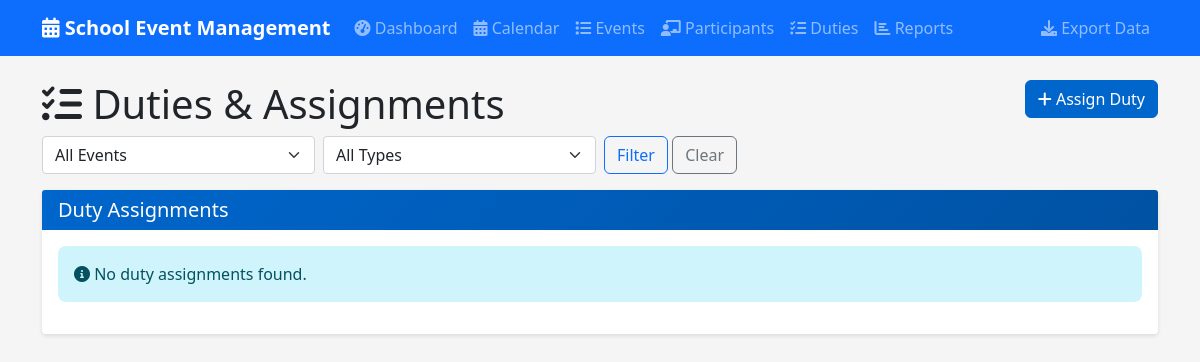
The app's page /duties, older data.
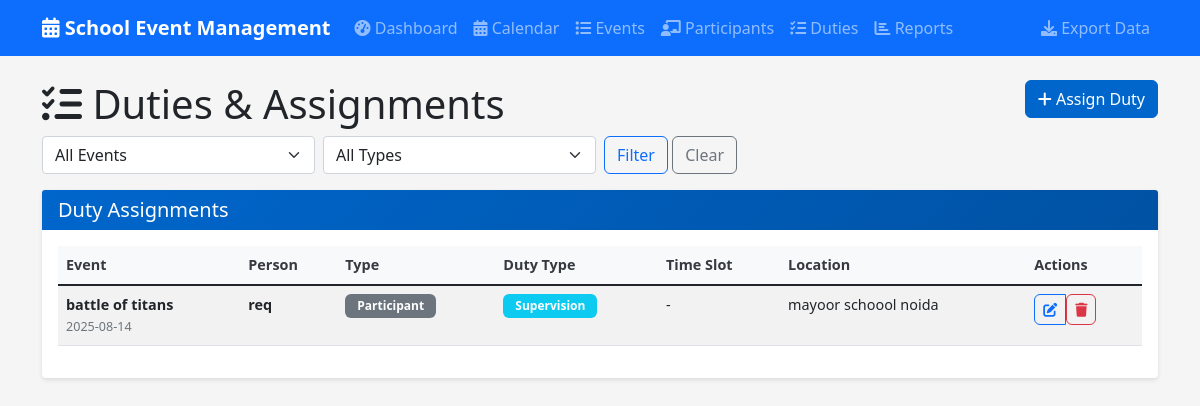
The same page, newer data.
### tables this page shows
CREATE TABLE duties (
            id INTEGER PRIMARY KEY AUTOINCREMENT,
            event_id INTEGER NOT NULL,
            participant_id INTEGER NOT NULL,
            duty_type TEXT NOT NULL,
            time_slot TEXT,
            location TEXT,
            notes TEXT,
            assigned_at TIMESTAMP DEFAULT CURRENT_TIMESTAMP, duty_date DATE, start_time TIME, end_time TIME, description TEXT,
            FOREIGN KEY (event_id) REFERENCES events (id) ON DELETE CASCADE,
            FOREIGN KEY (participant_id) REFERENCES participants (id) ON DELETE CASCADE
        );

CREATE TABLE events (
            id INTEGER PRIMARY KEY AUTOINCREMENT,
            name TEXT NOT NULL,
            type TEXT NOT NULL,
            event_date DATE NOT NULL,
            start_time TIME NOT NULL,
            end_time TIME NOT NULL,
            venue TEXT NOT NULL,
            description TEXT,
            host_school TEXT NOT NULL,
            participating_schools TEXT,
            status TEXT DEFAULT 'upcoming',
            created_at TIMESTAMP DEFAULT CURRENT_TIMESTAMP
        );

CREATE TABLE participants (
            id INTEGER PRIMARY KEY AUTOINCREMENT,
            name TEXT NOT NULL,
            type TEXT NOT NULL CHECK (type IN ('student', 'teacher')),
            class_dept TEXT NOT NULL,
            contact TEXT,
            emergency_contact TEXT,
            created_at TIMESTAMP DEFAULT CURRENT_TIMESTAMP
        );

### app.py (the view)
@app.route('/duties')
def duties():
    conn = get_db_connection()
    duties = conn.execute('''
        SELECT d.*, e.name as event_name, e.event_date as event_date,
               p.name as person_name, 'Participant' as person_type
        FROM duties d
        JOIN events e ON d.event_id = e.id
        JOIN participants p ON d.participant_id = p.id
        ORDER BY e.event_date
    ''').fetchall()
    events = conn.execute('SELECT id, name, event_date FROM events ORDER BY event_date').fetchall()
    participants = conn.execute('SELECT id, name, class_dept FROM participants ORDER BY name').fetchall()
    conn.close()
    return render_template('duties.html', duties=duties, events=events,
                         participants=participants)

### app.py (called while the page is built)
def get_db_connection():
    conn = sqlite3.connect('events.db')
    conn.row_factory = sqlite3.Row
    return conn

### templates/duties.html (shortened to what this page needs)
{% extends "base.html" %}
{% block content %}
<div class="row">
    <div class="col-md-6">
        <h1><i class="fas fa-tasks"></i> Duties & Assignments</h1>
    </div>
    <div class="col-md-6 text-end">
        <a href="{{ url_for('add_duty') }}" class="btn btn-primary">
            <i class="fas fa-plus"></i> Assign Duty
        </a>
    </div>
</div>
<div class="row mb-3">
    <div class="col-md-12">
        <form method="GET" class="row g-2">
            <div class="col-md-3">
                <select name="event" class="form-select" onchange="this.form.submit()">
                    <option value="all">All Events</option>
                </select>
            </div>
            <div class="col-md-3">
                <select name="duty_type" class="form-select" onchange="this.form.submit()">
                    <option value="all">All Types</option>
                </select>
            </div>
            <div class="col-md-6">
                <button type="submit" class="btn btn-outline-primary">Filter</button>
                <a href="{{ url_for('duties') }}" class="btn btn-outline-secondary">Clear</a>
            </div>
        </form>
    </div>
</div>
<div class="row">
    <div class="col-12">
        <div class="card">
            <div class="card-header">
                <h5 class="card-title mb-0">Duty Assignments</h5>
            </div>
            <div class="card-body">
                {% if duties %}
                    <div class="table-responsive">
                        <table class="table table-striped table-hover">
                            <thead>
                                <tr>
                                    <th>Event</th>
                                    <th>Person</th>
                                    <th>Type</th>
                                    <th>Duty Type</th>
                                    <th>Time Slot</th>
                                    <th>Location</th>
                                    <th>Actions</th>
                                </tr>
                            </thead>
                            <tbody>
                                {% for duty in duties %}
                                    <tr>
                                        <td>
                                            <strong>{{ duty.event_name }}</strong><br>
                                            <small class="text-muted">{{ duty.event_date }}</small>
                                        </td>
                                        <td>
                                            <strong>{{ duty.person_name }}</strong>
                                        </td>
                                        <td>
                                            <span class="badge bg-secondary">{{ duty.person_type }}</span>
                                        </td>
                                        <td>
                                            <span class="badge bg-info">{{ duty.duty_type|title }}</span>
                                        </td>
                                        <td>
                                            {{ duty.time_slot or '-' }}
                                        </td>
                                        <td>
                                            {{ duty.location or '-' }}
                                        </td>
                                        <td>
                                            <div class="btn-group" role="group">
                                                <a href="{{ url_for('edit_duty', id=duty.id) }}"
                                                   class="btn btn-sm btn-outline-primary">
                                                    <i class="fas fa-edit"></i>
                                                </a>
                                                <form method="POST"
                                                      action="{{ url_for('delete_duty', id=duty.id) }}"
                                                      style="display: inline;">
                                                    <button type="submit"
                                                            class="btn btn-sm btn-outline-danger"
                                                            onclick="return confirm('Are you sure you want to delete this duty assignment?')">
                                                        <i class="fas fa-trash"></i>
                                                    </button>
                                                </form>
                                            </div>
                                        </td>
                                    </tr>
                                {% endfor %}
                            </tbody>
                        </table>
                    </div>
                {% else %}
                    <div class="alert alert-info">
                        <i class="fas fa-info-circle"></i> No duty assignments found.
                    </div>
                {% endif %}
            </div>
        </div>
    </div>
</div>
{% endblock %}

### templates/base.html (shortened to what this page needs)
<!DOCTYPE html>
<html lang="en">
<head>
    <link href="https://cdn.jsdelivr.net/npm/bootstrap@5.1.3/dist/css/bootstrap.min.css" rel="stylesheet">
    <link href="https://cdnjs.cloudflare.com/ajax/libs/font-awesome/6.0.0/css/all.min.css" rel="stylesheet">
    <link href="{{ url_for('static', filename='css/style.css') }}" rel="stylesheet">
</head>
<body>
    <nav class="navbar navbar-expand-lg navbar-dark bg-primary">
        <div class="container">
            <a class="navbar-brand" href="{{ url_for('dashboard') }}">
                <i class="fas fa-calendar-alt"></i> School Event Management
            </a>
            <div class="collapse navbar-collapse" id="navbarNav">
                <ul class="navbar-nav me-auto">
                    <li class="nav-item">
                        <a class="nav-link" href="{{ url_for('dashboard') }}">
                            <i class="fas fa-tachometer-alt"></i> Dashboard
                        </a>
                    </li>
                    <li class="nav-item">
                        <a class="nav-link" href="{{ url_for('calendar_view') }}">
                            <i class="fas fa-calendar-alt"></i> Calendar
                        </a>
                    </li>
                    <li class="nav-item">
                        <a class="nav-link" href="{{ url_for('events') }}">
                            <i class="fas fa-list"></i> Events
                        </a>
                    </li>
                    <li class="nav-item">
                        <a class="nav-link" href="{{ url_for('participants') }}">
                            <i class="fas fa-chalkboard-teacher"></i> Participants
                        </a>
                    </li>
                    <li class="nav-item">
                        <a class="nav-link" href="{{ url_for('duties') }}">
                            <i class="fas fa-tasks"></i> Duties
                        </a>
                    </li>
                    <li class="nav-item">
                        <a class="nav-link" href="{{ url_for('reports') }}">
                            <i class="fas fa-chart-bar"></i> Reports
                        </a>
                    </li>
                </ul>
                <ul class="navbar-nav">
                    <li class="nav-item">
                        <a class="nav-link" href="{{ url_for('export_data') }}">
                            <i class="fas fa-download"></i> Export Data
                        </a>
                    </li>
                </ul>
            </div>
        </div>
    </nav>
    <div class="container mt-4">
        {% block content %}{% endblock %}
    </div>
</body>
</html>

### static/css/style.css (style rules this page uses)
:root { --primary-color: #0066cc; --secondary-color: #28a745; --danger-color: #dc3545; --warning-color: #ffc107; --info-color: #17a2b8; --light-color: #f8f9fa; --dark-color: #343a40; }
body { font-family: 'Segoe UI', Tahoma, Geneva, Verdana, sans-serif; background-color: #f5f5f5; }
.navbar-brand { font-weight: bold; font-size: 1.25rem; }
.card { box-shadow: 0 2px 4px rgba(0,0,0,0.1); border: none; margin-bottom: 1.5rem; }
.card-header { background: linear-gradient(135deg, var(--primary-color), #0052a3); color: white; border-bottom: none; font-weight: 600; }
.btn { font-weight: 500; border-radius: 0.375rem; transition: all 0.3s ease; }
.btn-primary { background-color: var(--primary-color); border-color: var(--primary-color); }
.table th { background-color: var(--light-color); border-top: none; font-weight: 600; color: var(--dark-color); }
.badge { font-size: 0.75rem; padding: 0.375rem 0.75rem; border-radius: 0.375rem; }
.table-responsive { font-size: 0.9rem; }

Row changes from the older to the newer data that the page shows:
added duties: event_name "battle of titans", event_date "2025-08-14", person_name "req", person_type "Participant", duty_type "Supervision", time_slot "-", location "mayoor schoool noida"
Text that changed along with them:
text no longer shown: "No duty assignments found."
text now shown: "Event Person Type Duty Type Time Slot Location Actions"
